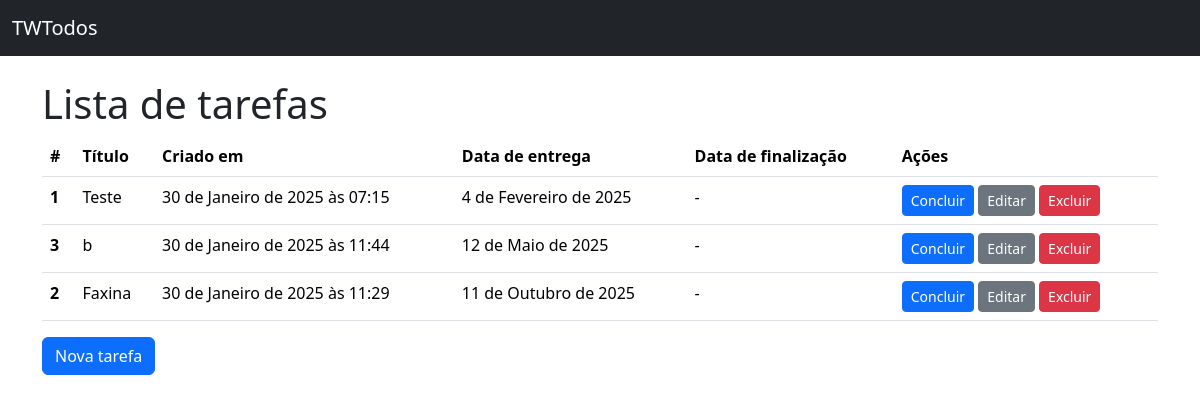
The app's page /, older data.
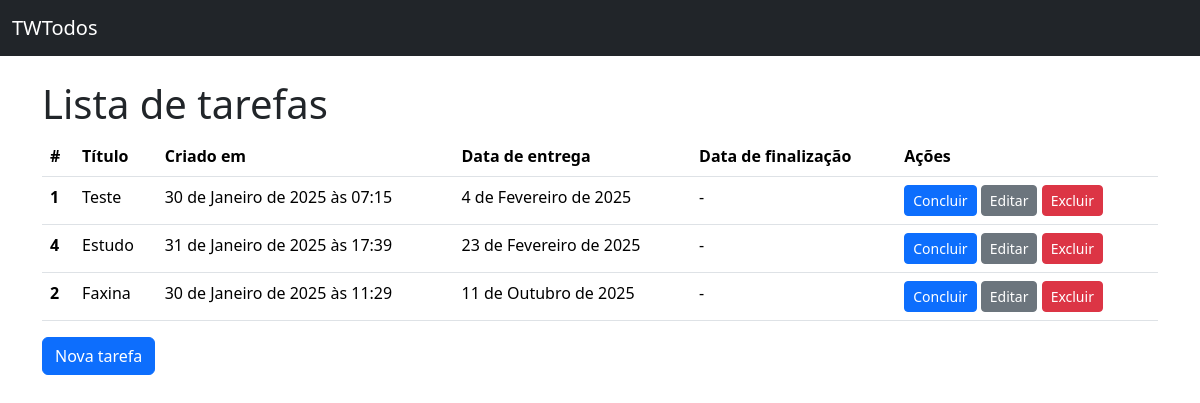
The same page, newer data.
### todos/models.py (models this page shows, shortened)
class Todo(models.Model):
    title = models.CharField(verbose_name="Título",max_length=100, null=False, blank=False)
    created_add = models.DateTimeField(auto_now_add=True, null=False, blank=False)
    deadline = models.DateField(verbose_name="Data de entrega", null=False, blank=False)
    finished_at = models.DateField(null=True)
    class Meta():
        ordering = ["deadline"]

### todos/views.py (the view)
# urls.py: path("", TodoListView.as_view(), name="todo_list"),
class TodoListView(ListView):
    model = Todo

### todos/templates/todos/todo_list.html (shortened to what this page needs)
{% extends "base.html" %}
{% block content %}
    <h1>Lista de tarefas</h1>
    {% if todo_list %}
        <table class="table">
            <thead>
            <tr>
                <th scope="col">#</th>
                <th scope="col">Título</th>
                <th scope="col">Criado em</th>
                <th scope="col">Data de entrega</th>
                <th scope="col">Data de finalização</th>
                <th scope="col">Ações</th>
            </tr>
            </thead>
            <tbody>
                {% for todo in todo_list %}
                    <tr>
                        <th scope="row">{{todo.pk}}</th>
                        <td>{{todo.title}}</td>
                        <td>{{todo.created_add}}</td>
                        <td>{{todo.deadline}}</td>
                        <td>{{todo.finished_at|default:"-"}}</td>
                        <td>
                            <a
                                href="{% url "todo_complete" pk=todo.pk %}" class="btn btn-primary btn-sm {% if todo.finished_at %} disabled {% endif %}">
                                Concluir
                            </a>
                            <a
                                href="{% url "todo_update" pk=todo.pk %}" class="btn btn-secondary btn-sm {% if todo.finished_at %} disabled {% endif %}">
                                Editar
                            </a>
                            <a href="{% url "todo_delete" pk=todo.pk %}" class="btn btn-danger btn-sm">Excluir</a>
                        </td>
                    </tr>
                {% endfor %}
            </tbody>
        </table>
    {% else %}
    <p>Não há tarefas cadastradas</p>
    {% endif %}
    <a href="{% url 'todo_create' %}" class="btn btn-primary">Nova tarefa</a>
{% endblock content %}

### todos/templates/base.html (shortened to what this page needs)
<!DOCTYPE html>
<html lang="pt-br">
  <head>
    <link href="https://cdn.jsdelivr.net/npm/bootstrap@5.3.3/dist/css/bootstrap.min.css" rel="stylesheet">
  </head>
  <body>
    <nav class="navbar bg-dark mb-4" data-bs-theme="dark">
        <div class="container-fluid">
          <a class="navbar-brand" href={% url 'todo_list' %}>TWTodos</a>
        </div>
      </nav>
      <main class="container">
        {% block content %}{% endblock content %}
      </main>
  </body>
</html>

Row changes from the older to the newer data that the page shows:
removed Todo: pk "3", title "b", created_add "30 de Janeiro de 2025 às 11:44", deadline "12 de Maio de 2025", finished_at "-"
added Todo: pk "4", title "Estudo", created_add "31 de Janeiro de 2025 às 17:39", deadline "23 de Fevereiro de 2025", finished_at "-"
